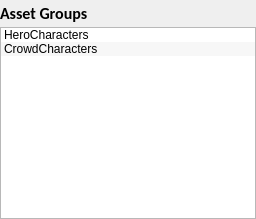
              <widget class="QWidget" name="page_basetypes_2">
               <layout class="QGridLayout" name="gridLayout_16">
                <property name="margin">
                 <number>0</number>
                </property>
                <property name="spacing">
                 <number>0</number>
                </property>
                <item row="0" column="0">
                 <widget class="QLabel" name="label_7">
                  <property name="font">
                   <font>
                    <family>Calibri</family>
                    <pointsize>12</pointsize>
                    <weight>75</weight>
                    <bold>true</bold>
                   </font>
                  </property>
                  <property name="text">
                   <string>Asset Groups</string>
                  </property>
                 </widget>
                </item>
                <item row="0" column="1">
                 <widget class="QToolButton" name="toolButton_10">
                  <property name="text">
                   <string/>
                  </property>
                  <property name="icon">
                   <iconset resource="icons/icons_rsc.qrc">
                    <normaloff>:/tpd/add18.png</normaloff>:/tpd/add18.png</iconset>
                  </property>
                  <property name="iconSize">
                   <size>
                    <width>20</width>
                    <height>20</height>
                   </size>
                  </property>
                  <property name="autoRaise">
                   <bool>true</bool>
                  </property>
                 </widget>
                </item>
                <item row="0" column="2">
                 <widget class="QToolButton" name="toolButton_11">
                  <property name="text">
                   <string/>
                  </property>
                  <property name="icon">
                   <iconset resource="icons/icons_rsc.qrc">
                    <normaloff>:/tpd/minus.png</normaloff>:/tpd/minus.png</iconset>
                  </property>
                  <property name="iconSize">
                   <size>
                    <width>20</width>
                    <height>20</height>
                   </size>
                  </property>
                  <property name="autoRaise">
                   <bool>true</bool>
                  </property>
                 </widget>
                </item>
                <item row="1" column="0" colspan="3">
                 <widget class="QListWidget" name="listWidget_4">
                  <property name="alternatingRowColors">
                   <bool>true</bool>
                  </property>
                  <item>
                   <property name="text">
                    <string>HeroCharacters</string>
                   </property>
                  </item>
                  <item>
                   <property name="text">
                    <string>CrowdCharacters</string>
                   </property>
                  </item>
                 </widget>
                </item>
               </layout>
              </widget>
